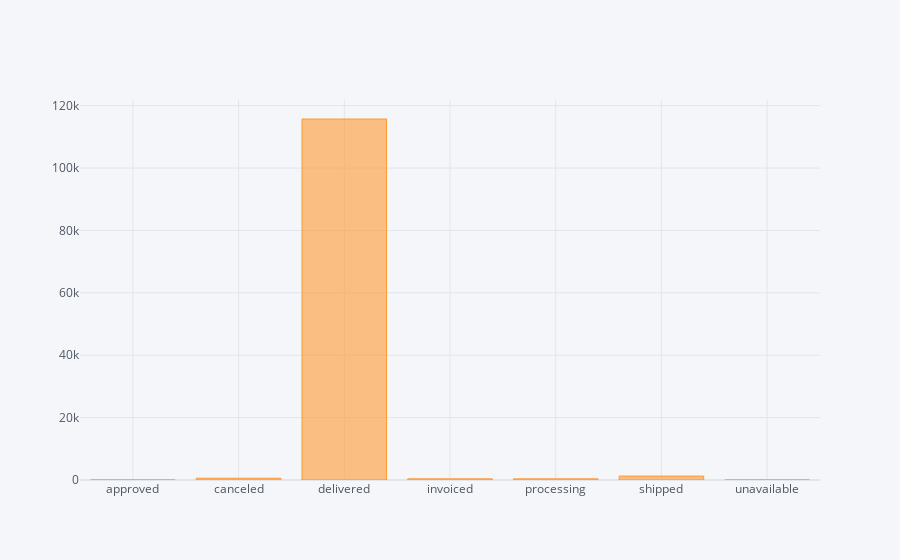

Notebook source saved alongside this figure:
### Code cell
df.groupby('order_status').count()['order_id'].iplot(kind='bar')

### Figure 1 — Plotly figure (JSON) as saved in the notebook; plotly's stock layout.template omitted (floating-point values rounded to 4 significant figures)
{"data": [{"marker": {"color": "rgba(255, 153, 51, 0.6)", "line": {"color": "rgba(255, 153, 51, 1.0)", "width": 1}}, "name": "order_id", "orientation": "v", "text": "", "x": ["approved", "canceled", "delivered", "invoiced", "processing", "shipped", "unavailable"], "y": [3, 570, 115728, 376, 376, 1255, 7], "type": "bar"}], "layout": {"legend": {"bgcolor": "#F5F6F9", "font": {"color": "#4D5663"}}, "paper_bgcolor": "#F5F6F9", "plot_bgcolor": "#F5F6F9", "title": {"font": {"color": "#4D5663"}}, "xaxis": {"gridcolor": "#E1E5ED", "showgrid": true, "tickfont": {"color": "#4D5663"}, "title": {"font": {"color": "#4D5663"}, "text": ""}, "zerolinecolor": "#E1E5ED"}, "yaxis": {"gridcolor": "#E1E5ED", "showgrid": true, "tickfont": {"color": "#4D5663"}, "title": {"font": {"color": "#4D5663"}, "text": ""}, "zerolinecolor": "#E1E5ED"}}}
